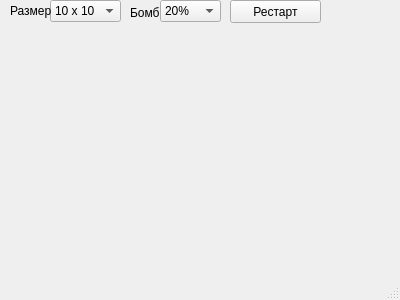
<?xml version="1.0" encoding="UTF-8"?>
<ui version="4.0">
 <class>MainWindow</class>
 <widget class="QMainWindow" name="MainWindow">
  <property name="geometry">
   <rect>
    <x>0</x>
    <y>0</y>
    <width>400</width>
    <height>300</height>
   </rect>
  </property>
  <property name="windowTitle">
   <string>Сапер</string>
  </property>
  <widget class="QWidget" name="centralWidget">
   <widget class="QComboBox" name="comboBox">
    <property name="geometry">
     <rect>
      <x>50</x>
      <y>0</y>
      <width>71</width>
      <height>22</height>
     </rect>
    </property>
    <property name="currentIndex">
     <number>0</number>
    </property>
    <item>
     <property name="text">
      <string>10 x 10</string>
     </property>
    </item>
    <item>
     <property name="text">
      <string>20 x 20</string>
     </property>
    </item>
    <item>
     <property name="text">
      <string>35 x 35</string>
     </property>
    </item>
    <item>
     <property name="text">
      <string>50 x 50</string>
     </property>
    </item>
    <item>
     <property name="text">
      <string>100 x 100</string>
     </property>
    </item>
   </widget>
   <widget class="QLabel" name="label">
    <property name="geometry">
     <rect>
      <x>10</x>
      <y>0</y>
      <width>47</width>
      <height>21</height>
     </rect>
    </property>
    <property name="text">
     <string>Размер</string>
    </property>
   </widget>
   <widget class="QComboBox" name="comboBox_2">
    <property name="geometry">
     <rect>
      <x>160</x>
      <y>0</y>
      <width>61</width>
      <height>22</height>
     </rect>
    </property>
    <property name="currentIndex">
     <number>2</number>
    </property>
    <item>
     <property name="text">
      <string>5%</string>
     </property>
    </item>
    <item>
     <property name="text">
      <string>10%</string>
     </property>
    </item>
    <item>
     <property name="text">
      <string>20%</string>
     </property>
    </item>
    <item>
     <property name="text">
      <string>25%</string>
     </property>
    </item>
    <item>
     <property name="text">
      <string>50%</string>
     </property>
    </item>
   </widget>
   <widget class="QLabel" name="label_2">
    <property name="geometry">
     <rect>
      <x>130</x>
      <y>2</y>
      <width>31</width>
      <height>21</height>
     </rect>
    </property>
    <property name="text">
     <string>Бомб</string>
    </property>
   </widget>
   <widget class="QPushButton" name="RestartButton">
    <property name="geometry">
     <rect>
      <x>230</x>
      <y>0</y>
      <width>91</width>
      <height>23</height>
     </rect>
    </property>
    <property name="text">
     <string>Рестарт</string>
    </property>
   </widget>
  </widget>
  <widget class="QMenuBar" name="menuBar">
   <property name="geometry">
    <rect>
     <x>0</x>
     <y>0</y>
     <width>400</width>
     <height>21</height>
    </rect>
   </property>
  </widget>
  <widget class="QStatusBar" name="statusBar"/>
 </widget>
 <layoutdefault spacing="6" margin="11"/>
 <resources/>
 <connections/>
</ui>
